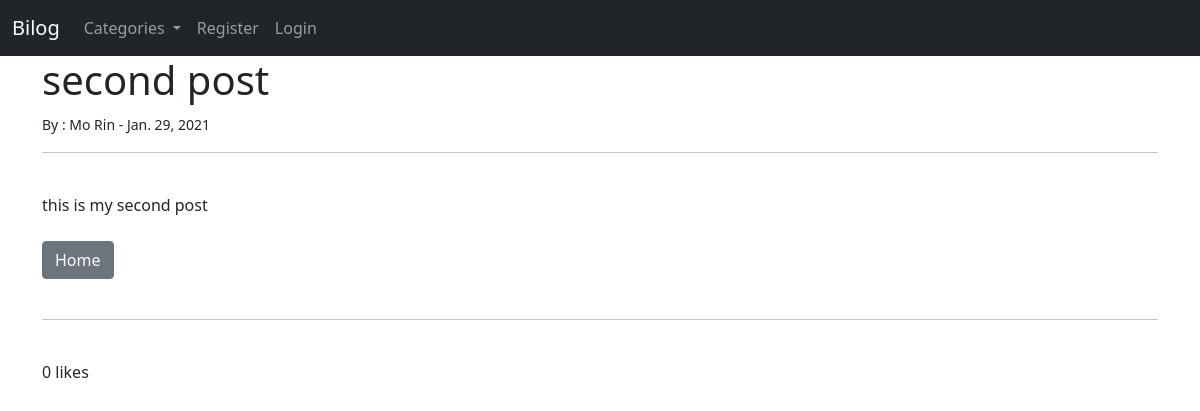
The app's page /article/2 with its own data.
### thebilog/models.py (models this page shows, shortened)
class Post(models.Model):
    title = models.CharField(max_length=255)
    title_tag = models.CharField(max_length=255)
    author = models.ForeignKey(User, on_delete=models.CASCADE)
    body = RichTextField(blank=True, null=True)
    post_date = models.DateField(auto_now_add=True)
    category = models.CharField(max_length=255, default="uncategorized")
    snippet = models.CharField(max_length=255)
    likes = models.ManyToManyField(User, related_name='blog_post')
    def total_likes(self):
        return self.likes.count()

### thebilog/views.py (the view)
# urls.py: path('article/<int:pk>', ArticleDetailView.as_view(), name='article-detail'),
class ArticleDetailView(DetailView):
    model = Post
    template_name = 'article_detail.html'
    def get_context_data(self, *args, **kwargs):
        cat_menu = Category.objects.all()
        context = super(ArticleDetailView, self).get_context_data( *args, **kwargs)
        stuff = get_object_or_404(Post, id = self.kwargs['pk'])
        total_likes = stuff.total_likes()
        liked = False
        if stuff.likes.filter(id=self.request.user.id).exists():
            liked = True
        context["cat_menu"] = cat_menu
        context["total_likes"] = total_likes
        context["liked"] = liked
        return context

### thebilog/models.py (called while the page is built)
    def __str__(self):
        return self.name

### thebilog/templates/article_detail.html (shortened to what this page needs)
{% extends 'base.html' %}
{% block content %}
    <h1>{{ post.title }} </h1>
    <small>By : {{ post.author.first_name }} {{ post.author.last_name }} - {{ post.post_date }}
    </small>
    <hr/>
    <br/>
    {{ post.body|safe }}
    <br/><br/>
    <a href="../" class="btn btn-secondary">Home</a>
    <br/><br/>
    <hr>
    <br/>
    {{ total_likes }} likes
{% endblock %}

### records on screen
Post: title "second post", author.first_name "Mo", author.last_name "Rin", post_date "Jan. 29, 2021", body "this is my second post"

### other values on screen
{{ total_likes }} "0"
